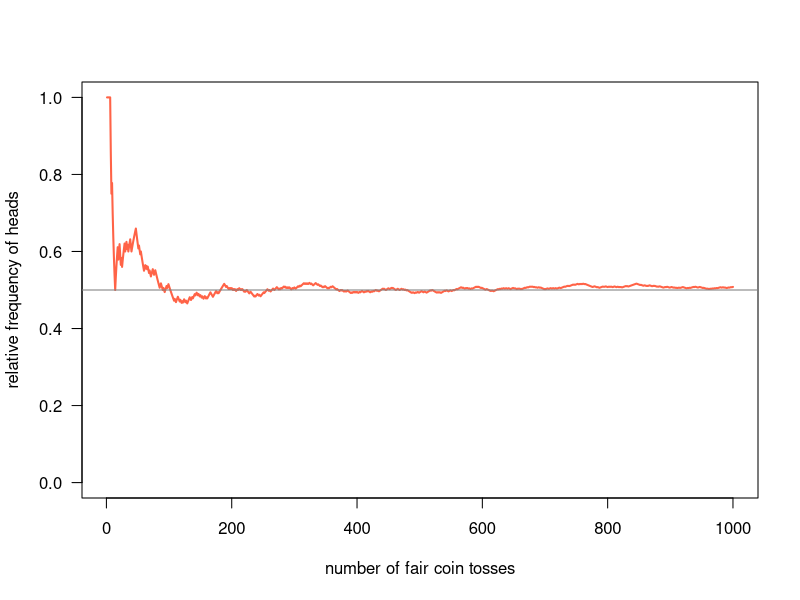
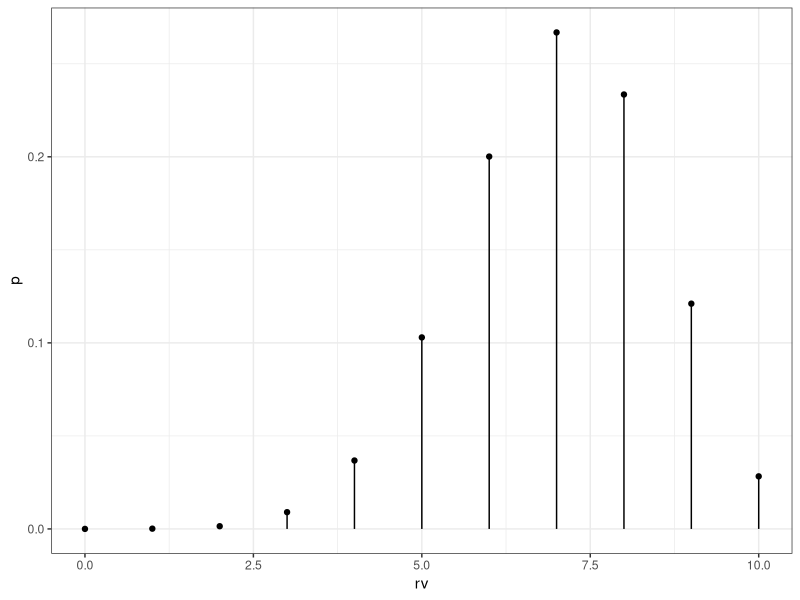

Here is the R script that generated these plots, in order:
## ---- chunk 1
set.seed(123456)

# (virtual) coin
coin = c("H", "T")
coin
## ---- chunk 2
# numeric coin (H = 1, T = 0)
num_coin = c(1, 0)
num_coin
## ---- chunk 3
# logical coin
log_coin = c(TRUE, FALSE)
log_coin
## ---- chunk 4
(outcome = sample(coin, size = 1))
## ---- chunk 5
(outcome = sample(coin, size = 10, replace = TRUE))
## ---- chunk 6
sum(outcome == "H")
## ---- chunk 7
mean(outcome == "H")
## ---- chunk 8
n_tosses = 1000

fair_coin_p_heads = 0.5
load_coin_p_heads = 0.7

long_run_fair_coin = sample(coin, size = n_tosses, replace = TRUE, prob = c(fair_coin_p_heads, 1-fair_coin_p_heads))
long_run_load_coin = sample(coin, size = n_tosses, replace = TRUE, prob = c(load_coin_p_heads, 1-load_coin_p_heads))
## ---- chunk 9
table(long_run_fair_coin)
mean(long_run_fair_coin == "H")

table(long_run_load_coin)
mean(long_run_load_coin == "H")
## ---- chunk 10
long_run_fair_coin_relfreq <- cumsum(long_run_fair_coin == 'H') / 1:n_tosses
plot(long_run_fair_coin_relfreq,      # vector
     type = 'l',      # line type
     lwd = 2,         # width of line
     col = 'tomato',  # color of line
     las = 1,         # orientation of tick-mark labels
     ylim = c(0, 1),  # range of y-axis
     xlab = "number of fair coin tosses",    # x-axis label
     ylab = "relative frequency of heads")  # y-axis label
abline(h = fair_coin_p_heads, col = 'gray50')
## ---- chunk 11
#| output: false
library(tidyverse)
library(magrittr)
theme_set(theme_bw())
## ---- chunk 12
coin = c("H", "T")
n_tosses = 10
prob_heads = 0.7

# number of all possible outcomes
2^n_tosses

# sample space = set of all possible outcomes of a random experiment/trial = population
sample.space = expand.grid(rep(list(coin), times = n_tosses),
                           stringsAsFactors = FALSE) %>%
  tibble %>%
  unite("outcome", all_of(1:n_tosses), sep = "")

sample.space

# probability table = table of probabilities for each elementary/atomic event/sample point ("outcome") in the sample space

# i.i.d. assumption of independent and identically distributed (Bernoulli with same prob param) series/set of outcomes (random sample)
probability.table = sample.space %>%
  mutate(p = prob_heads^str_count(outcome, pattern = "H") * (1 - prob_heads)^str_count(outcome, pattern = "T"))

probability.table

sum(probability.table$p)

# random variable = function that maps each outcome in the sample space to a real number
random.variable <- function(outcome) { str_count(outcome, pattern = "H") }

# probability distribution = table of probabilities of events (i.e., set of outcomes) corresponding to each possible value returned by the random variable when applied to each outcome in the sample space
probability.distribution = probability.table %>% mutate(rv = random.variable(outcome))

probability.distribution

probability.distribution %<>% group_by(rv) %>% summarise(p = sum(p))

probability.distribution

probability.distribution %>% ggplot(aes(x=rv, xend=rv, y=p, yend=0)) + geom_point() + geom_segment()
